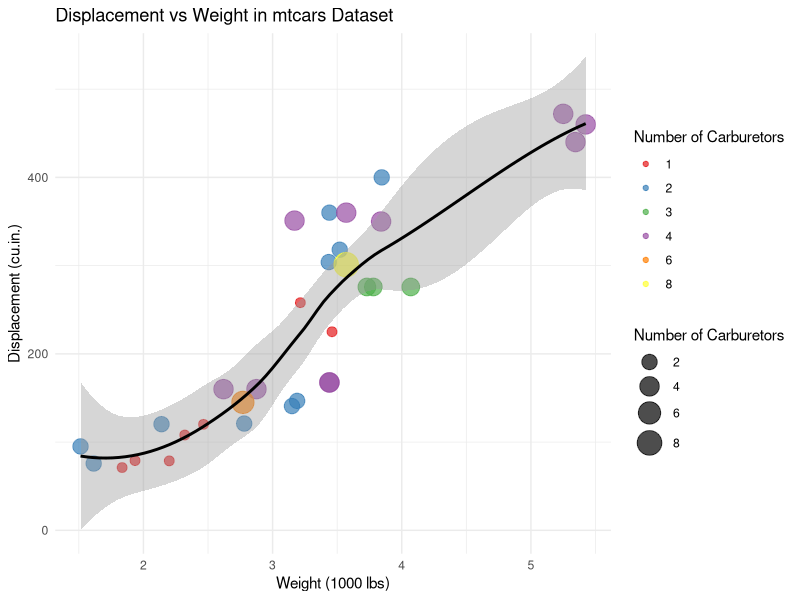

Generate this figure with R:
# Load library
library(ggplot2)

# Load dataset
data(mtcars)

# Convert 'carb' to a factor for coloring
mtcars$carb_factor <- as.factor(mtcars$carb)

# Create plot
p <- ggplot(mtcars, aes(x = wt, y = disp, color = carb_factor, size = carb)) +
  geom_point(alpha = 0.7) +  # Scatter plot
  geom_smooth(aes(x = wt, y = disp), method = "loess", se = TRUE, color = "black", inherit.aes = FALSE) +
  scale_color_brewer(palette = "Set1") +  # Color palette
  scale_size_continuous(range = c(3, 8)) +  # Adjust point size range
  labs(
    title = "Displacement vs Weight in mtcars Dataset",
    x = "Weight (1000 lbs)",
    y = "Displacement (cu.in.)",
    color = "Number of Carburetors",
    size = "Number of Carburetors"
  ) +
  theme_minimal() +
  theme(legend.position = "right")

# Save the plot to an image file
ggsave("mtcars_disp_vs_wt.png", plot = p, width = 8, height = 6, dpi = 300)

cat("Plot saved as 'mtcars_disp_vs_wt.png'\n")
